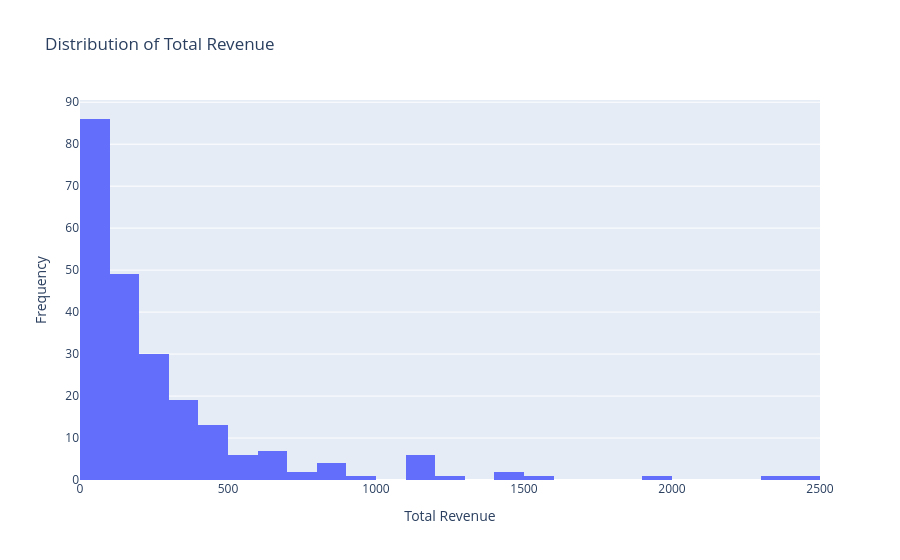

Notebook code cell kept with this figure:
### Code cell
# Visualization: Distribution of Total Revenue
fig_revenue = px.histogram(
    df,
    x='Total Revenue',
    nbins=30,
    title='Distribution of Total Revenue'
)

fig_revenue.update_traces(
    hovertemplate='Total Revenue: %{x:.2f}<br>Count: %{y}<extra></extra>'
)

fig_revenue.update_layout(
    xaxis_title='Total Revenue',
    yaxis_title='Frequency'
)

fig_revenue.show()

### Figure 1 — Plotly figure (JSON) as saved in the notebook; plotly's stock layout.template omitted (floating-point values rounded to 4 significant figures; data arrays with more than 128 entries replaced by an {"elided": "..."} marker saying what was removed)
{"data": [{"alignmentgroup": "True", "bingroup": "x", "hovertemplate": "Total Revenue: %{x:.2f}<br>Count: %{y}<extra></extra>", "legendgroup": "", "marker": {"color": "#636efa", "pattern": {"shape": ""}}, "name": "", "nbinsx": 30, "offsetgroup": "", "orientation": "v", "showlegend": false, "type": "histogram", "x": {"elided": "230 float values"}, "xaxis": "x", "yaxis": "y"}], "layout": {"barmode": "relative", "legend": {"tracegroupgap": 0}, "title": {"text": "Distribution of Total Revenue"}, "xaxis": {"anchor": "y", "domain": [0, 1], "title": {"text": "Total Revenue"}}, "yaxis": {"anchor": "x", "domain": [0, 1], "title": {"text": "Frequency"}}}}
